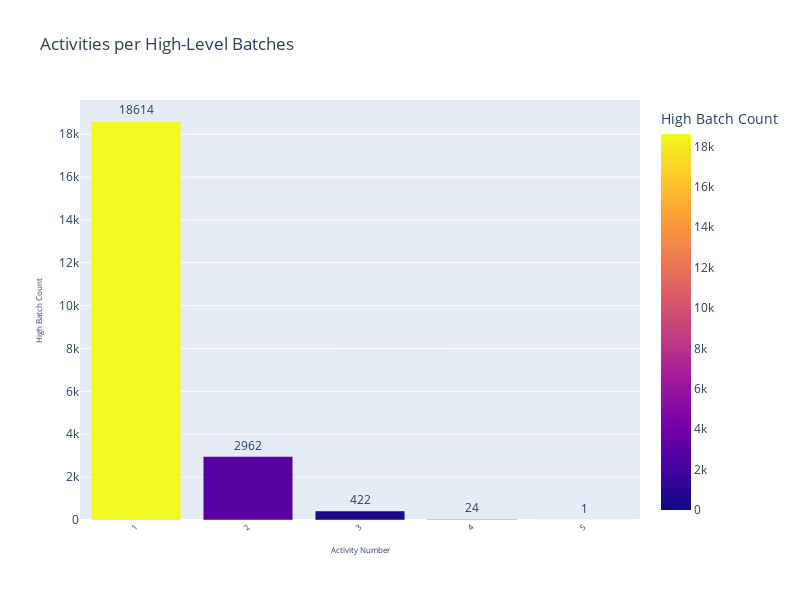

This figure's notebook cell:
### Code cell
cypher_batches_per_activity = """
    MATCH (n:HighLevelBatch)
    RETURN size(n.activity_name) as activity_number, count(n) AS batch_count
    ORDER BY batch_count DESC
"""

def batches_per_activity(uri, username, password, cypher_query):
    driver = GraphDatabase.driver(uri, auth=(username, password))
    with driver.session() as session:
        result = session.run(cypher_query)
        data = result.data()
    driver.close()
    return data

results_batches_per_activity = batches_per_activity(uri, username, password, cypher_batches_per_activity)

activity_number = [str(record['activity_number']) for record in results_batches_per_activity]
batch_counts = [record['batch_count'] for record in results_batches_per_activity]

df = pd.DataFrame({
    'Activity Number': activity_number,
    'Batch Count': batch_counts
})

fig = px.bar(df, x='Activity Number', y='Batch Count', title='Activities per High-Level Batches',
             labels={'Activity Number': 'Activity Number', 'Batch Count': 'High Batch Count'},
             color='Batch Count', 
             text='Batch Count') 

fig.update_traces(texttemplate='%{text}', textposition='outside')
fig.update_layout(uniformtext_minsize=8, uniformtext_mode='hide', xaxis_tickangle=-45, 
                  xaxis_tickfont_size=8, xaxis_title_font_size=8, yaxis_title_font_size=8,
                  width=800, height=600)

fig.show()

### Figure 1 — Plotly figure (JSON) as saved in the notebook; plotly's stock layout.template omitted (floating-point values rounded to 4 significant figures)
{"data": [{"alignmentgroup": "True", "hovertemplate": "Activity Number=%{x}<br>High Batch Count=%{marker.color}<extra></extra>", "legendgroup": "", "marker": {"color": [18614, 2962, 422, 24, 1], "coloraxis": "coloraxis", "pattern": {"shape": ""}}, "name": "", "offsetgroup": "", "orientation": "v", "showlegend": false, "text": [18614, 2962, 422, 24, 1], "textposition": "outside", "texttemplate": "%{text}", "type": "bar", "x": ["1", "2", "3", "4", "5"], "xaxis": "x", "y": [18614, 2962, 422, 24, 1], "yaxis": "y"}], "layout": {"barmode": "relative", "coloraxis": {"colorbar": {"title": {"text": "High Batch Count"}}, "colorscale": [[0, "#0d0887"], [0.1111, "#46039f"], [0.2222, "#7201a8"], [0.3333, "#9c179e"], [0.4444, "#bd3786"], [0.5556, "#d8576b"], [0.6667, "#ed7953"], [0.7778, "#fb9f3a"], [0.8889, "#fdca26"], [1, "#f0f921"]]}, "height": 600, "legend": {"tracegroupgap": 0}, "title": {"text": "Activities per High-Level Batches"}, "uniformtext": {"minsize": 8, "mode": "hide"}, "width": 800, "xaxis": {"anchor": "y", "domain": [0, 1], "tickangle": -45, "tickfont": {"size": 8}, "title": {"font": {"size": 8}, "text": "Activity Number"}}, "yaxis": {"anchor": "x", "domain": [0, 1], "title": {"font": {"size": 8}, "text": "High Batch Count"}}}}
